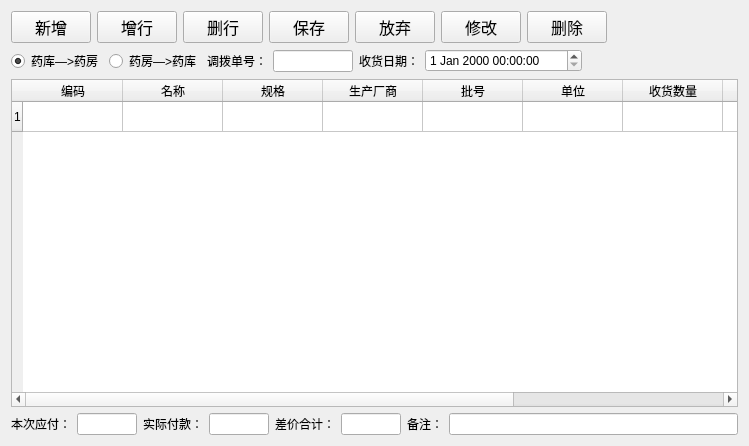
<?xml version="1.0" encoding="UTF-8"?>
<ui version="4.0">
 <class>PharmacyReceipt</class>
 <widget class="QWidget" name="PharmacyReceipt">
  <property name="geometry">
   <rect>
    <x>0</x>
    <y>0</y>
    <width>749</width>
    <height>446</height>
   </rect>
  </property>
  <property name="windowTitle">
   <string>药品入库</string>
  </property>
  <layout class="QVBoxLayout" name="verticalLayout">
   <item>
    <layout class="QHBoxLayout" name="horizontalLayout_2">
     <item>
      <widget class="QPushButton" name="addButton">
       <property name="sizePolicy">
        <sizepolicy hsizetype="Fixed" vsizetype="Fixed">
         <horstretch>0</horstretch>
         <verstretch>0</verstretch>
        </sizepolicy>
       </property>
       <property name="font">
        <font>
         <family>Agency FB</family>
         <pointsize>12</pointsize>
        </font>
       </property>
       <property name="text">
        <string>新增</string>
       </property>
      </widget>
     </item>
     <item>
      <widget class="QPushButton" name="addRowButton">
       <property name="sizePolicy">
        <sizepolicy hsizetype="Fixed" vsizetype="Fixed">
         <horstretch>0</horstretch>
         <verstretch>0</verstretch>
        </sizepolicy>
       </property>
       <property name="font">
        <font>
         <family>Agency FB</family>
         <pointsize>12</pointsize>
        </font>
       </property>
       <property name="text">
        <string>增行</string>
       </property>
      </widget>
     </item>
     <item>
      <widget class="QPushButton" name="deleteRowButton">
       <property name="sizePolicy">
        <sizepolicy hsizetype="Fixed" vsizetype="Fixed">
         <horstretch>0</horstretch>
         <verstretch>0</verstretch>
        </sizepolicy>
       </property>
       <property name="font">
        <font>
         <family>Agency FB</family>
         <pointsize>12</pointsize>
        </font>
       </property>
       <property name="text">
        <string>删行</string>
       </property>
      </widget>
     </item>
     <item>
      <widget class="QPushButton" name="saveButton">
       <property name="sizePolicy">
        <sizepolicy hsizetype="Fixed" vsizetype="Fixed">
         <horstretch>0</horstretch>
         <verstretch>0</verstretch>
        </sizepolicy>
       </property>
       <property name="font">
        <font>
         <family>Agency FB</family>
         <pointsize>12</pointsize>
        </font>
       </property>
       <property name="text">
        <string>保存</string>
       </property>
      </widget>
     </item>
     <item>
      <widget class="QPushButton" name="discardButton">
       <property name="sizePolicy">
        <sizepolicy hsizetype="Fixed" vsizetype="Fixed">
         <horstretch>0</horstretch>
         <verstretch>0</verstretch>
        </sizepolicy>
       </property>
       <property name="font">
        <font>
         <family>Agency FB</family>
         <pointsize>12</pointsize>
        </font>
       </property>
       <property name="text">
        <string>放弃</string>
       </property>
      </widget>
     </item>
     <item>
      <widget class="QPushButton" name="editButton">
       <property name="sizePolicy">
        <sizepolicy hsizetype="Fixed" vsizetype="Fixed">
         <horstretch>0</horstretch>
         <verstretch>0</verstretch>
        </sizepolicy>
       </property>
       <property name="font">
        <font>
         <family>Agency FB</family>
         <pointsize>12</pointsize>
        </font>
       </property>
       <property name="text">
        <string>修改</string>
       </property>
      </widget>
     </item>
     <item>
      <widget class="QPushButton" name="deleteButton">
       <property name="sizePolicy">
        <sizepolicy hsizetype="Fixed" vsizetype="Fixed">
         <horstretch>0</horstretch>
         <verstretch>0</verstretch>
        </sizepolicy>
       </property>
       <property name="font">
        <font>
         <family>Agency FB</family>
         <pointsize>12</pointsize>
        </font>
       </property>
       <property name="text">
        <string>删除</string>
       </property>
      </widget>
     </item>
     <item>
      <spacer name="horizontalSpacer">
       <property name="orientation">
        <enum>Qt::Horizontal</enum>
       </property>
       <property name="sizeHint" stdset="0">
        <size>
         <width>40</width>
         <height>20</height>
        </size>
       </property>
      </spacer>
     </item>
    </layout>
   </item>
   <item>
    <layout class="QHBoxLayout" name="horizontalLayout">
     <item>
      <widget class="QRadioButton" name="radioButton_Add">
       <property name="text">
        <string>药库—&gt;药房</string>
       </property>
       <property name="checked">
        <bool>true</bool>
       </property>
      </widget>
     </item>
     <item>
      <widget class="QRadioButton" name="radioButton_Minus">
       <property name="text">
        <string>药房—&gt;药库</string>
       </property>
      </widget>
     </item>
     <item>
      <widget class="QLabel" name="label">
       <property name="text">
        <string>调拨单号：</string>
       </property>
      </widget>
     </item>
     <item>
      <widget class="QLineEdit" name="lineEdit_No">
       <property name="maximumSize">
        <size>
         <width>80</width>
         <height>16777215</height>
        </size>
       </property>
      </widget>
     </item>
     <item>
      <widget class="QLabel" name="label_5">
       <property name="text">
        <string>收货日期：</string>
       </property>
      </widget>
     </item>
     <item>
      <widget class="QDateTimeEdit" name="dateTimeEdit">
       <property name="sizePolicy">
        <sizepolicy hsizetype="Expanding" vsizetype="Fixed">
         <horstretch>0</horstretch>
         <verstretch>0</verstretch>
        </sizepolicy>
       </property>
       <property name="maximumSize">
        <size>
         <width>180</width>
         <height>16777215</height>
        </size>
       </property>
      </widget>
     </item>
     <item>
      <spacer name="horizontalSpacer_2">
       <property name="orientation">
        <enum>Qt::Horizontal</enum>
       </property>
       <property name="sizeHint" stdset="0">
        <size>
         <width>40</width>
         <height>20</height>
        </size>
       </property>
      </spacer>
     </item>
    </layout>
   </item>
   <item>
    <widget class="QTableWidget" name="tableWidget">
     <property name="sortingEnabled">
      <bool>true</bool>
     </property>
     <attribute name="verticalHeaderShowSortIndicator" stdset="0">
      <bool>false</bool>
     </attribute>
     <attribute name="verticalHeaderStretchLastSection">
      <bool>false</bool>
     </attribute>
     <row>
      <property name="text">
       <string>1</string>
      </property>
     </row>
     <column>
      <property name="text">
       <string>编码</string>
      </property>
      <property name="font">
       <font>
        <pointsize>9</pointsize>
       </font>
      </property>
     </column>
     <column>
      <property name="text">
       <string>名称</string>
      </property>
     </column>
     <column>
      <property name="text">
       <string>规格</string>
      </property>
     </column>
     <column>
      <property name="text">
       <string>生产厂商</string>
      </property>
     </column>
     <column>
      <property name="text">
       <string>批号</string>
      </property>
     </column>
     <column>
      <property name="text">
       <string>单位</string>
      </property>
     </column>
     <column>
      <property name="text">
       <string>收货数量</string>
      </property>
     </column>
     <column>
      <property name="text">
       <string>库存总量</string>
      </property>
     </column>
     <column>
      <property name="text">
       <string>单价</string>
      </property>
     </column>
     <column>
      <property name="text">
       <string>总价</string>
      </property>
     </column>
    </widget>
   </item>
   <item>
    <layout class="QHBoxLayout" name="horizontalLayout_3">
     <item>
      <widget class="QLabel" name="label_14">
       <property name="text">
        <string>本次应付：</string>
       </property>
      </widget>
     </item>
     <item>
      <widget class="QLineEdit" name="lineEdit_Payable">
       <property name="sizePolicy">
        <sizepolicy hsizetype="Expanding" vsizetype="Fixed">
         <horstretch>0</horstretch>
         <verstretch>0</verstretch>
        </sizepolicy>
       </property>
       <property name="maximumSize">
        <size>
         <width>60</width>
         <height>16777215</height>
        </size>
       </property>
      </widget>
     </item>
     <item>
      <widget class="QLabel" name="label_15">
       <property name="text">
        <string>实际付款：</string>
       </property>
      </widget>
     </item>
     <item>
      <widget class="QLineEdit" name="lineEdit_Paid">
       <property name="sizePolicy">
        <sizepolicy hsizetype="Expanding" vsizetype="Fixed">
         <horstretch>0</horstretch>
         <verstretch>0</verstretch>
        </sizepolicy>
       </property>
       <property name="maximumSize">
        <size>
         <width>60</width>
         <height>16777215</height>
        </size>
       </property>
       <property name="text">
        <string/>
       </property>
      </widget>
     </item>
     <item>
      <widget class="QLabel" name="label_17">
       <property name="text">
        <string>差价合计：</string>
       </property>
      </widget>
     </item>
     <item>
      <widget class="QLineEdit" name="lineEdit_Debt">
       <property name="maximumSize">
        <size>
         <width>60</width>
         <height>16777215</height>
        </size>
       </property>
      </widget>
     </item>
     <item>
      <widget class="QLabel" name="label_16">
       <property name="text">
        <string>备注：</string>
       </property>
      </widget>
     </item>
     <item>
      <widget class="QLineEdit" name="lineEdit_remark"/>
     </item>
    </layout>
   </item>
  </layout>
 </widget>
 <layoutdefault spacing="6" margin="11"/>
 <resources/>
 <connections/>
</ui>
